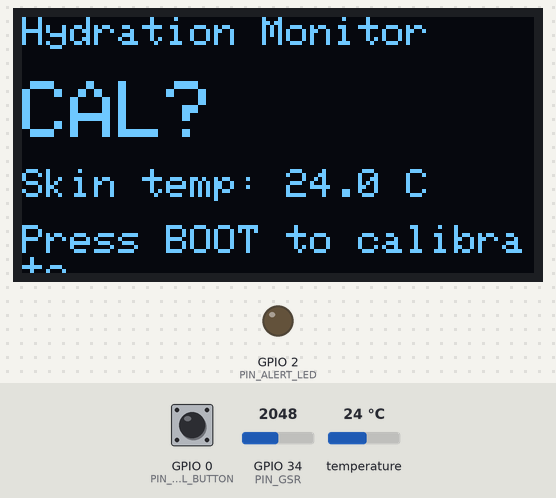
Bench run of a sketch on a simulated ESP32. On the bench: 128×64 one-colour display, output pins drawn as LEDs (lit = HIGH). Inputs (shaded band) come from the test bench; at power-on: GPIO 0 (PIN_CAL_BUTTON) HIGH, GPIO 34 (PIN_GSR) = 2048, temperature 24 °C (analog values on the 0–4095 scale). EEPROM starts erased; what the sketch prints to the serial monitor is not drawn.

Above: at 1.9 s.
2.0 s: GPIO 0 (PIN_CAL_BUTTON) pulled LOW for 0.15 s
At 4.1 s:
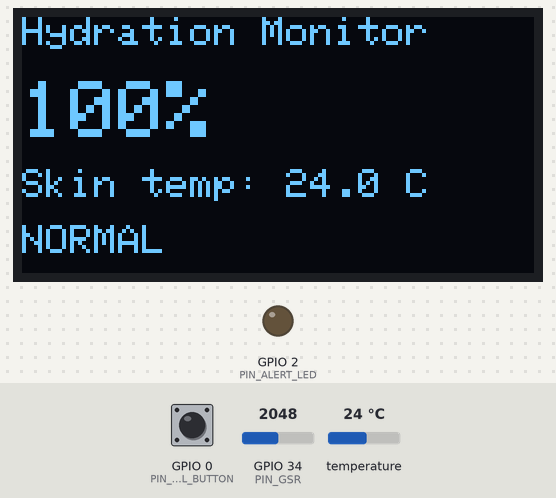
4.4 s: GPIO 34 (PIN_GSR) set to 3603
At 7.6 s:
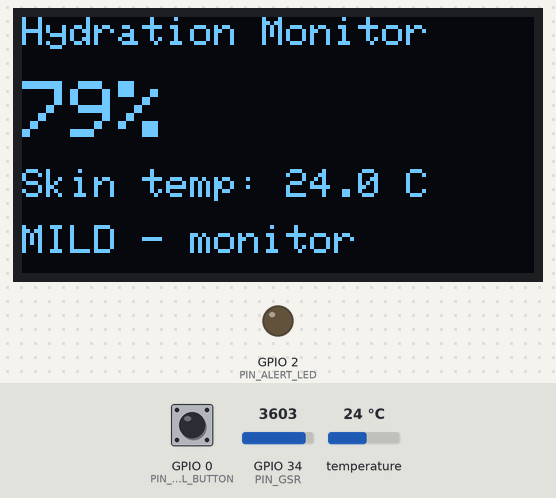
8.2 s: GPIO 34 (PIN_GSR) set to 2666
At 11.4 s:
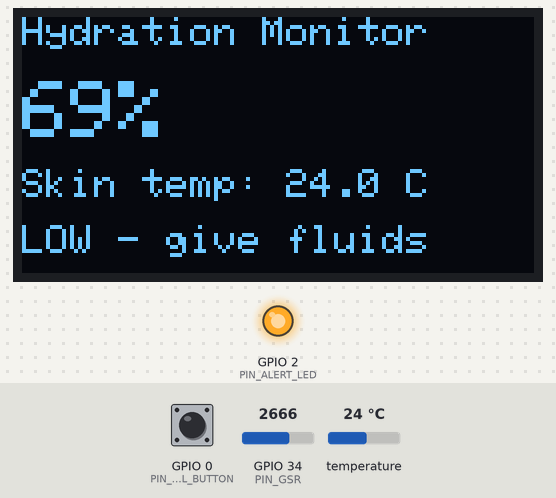
11.7 s: GPIO 34 (PIN_GSR) set to 2619
At 15.2 s:
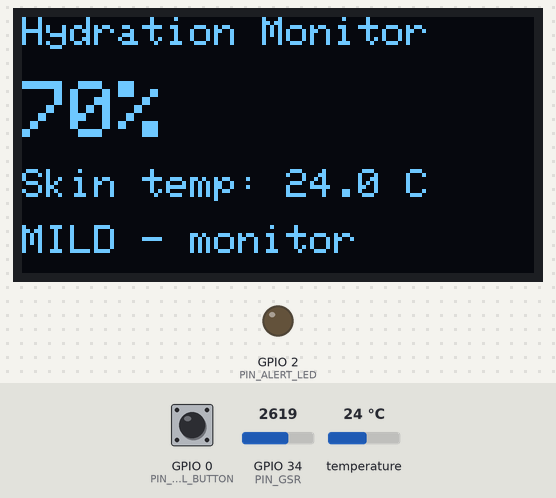
15.5 s: GPIO 0 (PIN_CAL_BUTTON) pulled LOW for 1 s
At 18.1 s:
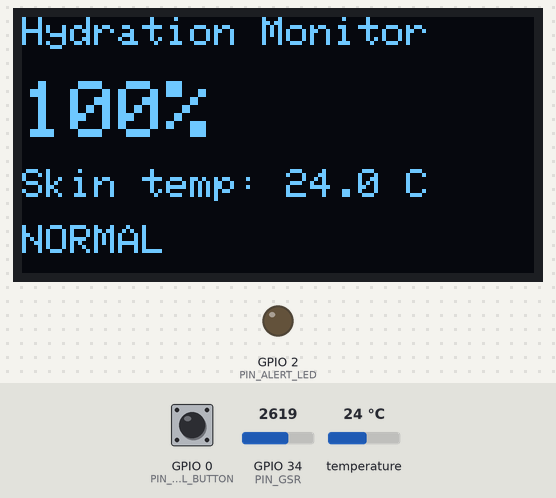
20.3 s: temperature set to 12 °C
At 21.8 s:
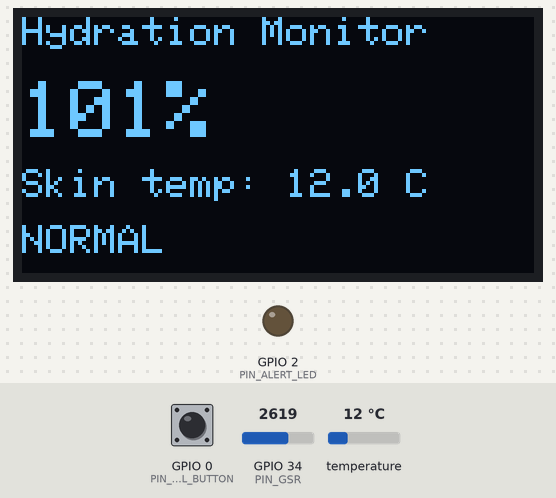
Timing chart, 0 to 23.3 s (numbered marks = the images above; inputs shaded):
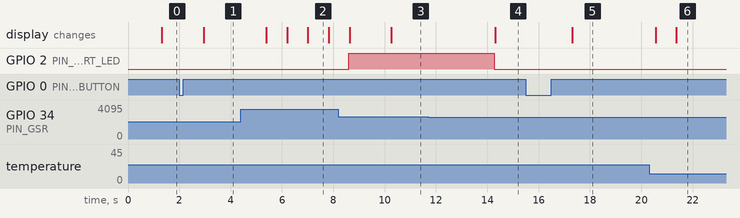

Measured:
- the behaviour switches between 2620 and 2619 on GPIO 34 (PIN_GSR) (found by bisection; images 3 and 4)
- after the input at 2.0 s, the display: changes after 0.96 s (image 1)
- after the input at 4.4 s, the display: first changes after 0.99 s (image 2 shows a later state)
- after the input at 11.7 s, GPIO 2 (PIN_ALERT_LED): HIGH → LOW after 2.6 s; the display: changes after 2.6 s (image 4)
- after the input at 15.5 s, the display: changes after 1.8 s (image 5)
- what the display in image 2 shows lasts 0.8 s, from 7.0 s to 7.8 s

The sketch:

HydrationMonitor.ino
```cpp
// Hydration Monitor - ESP32 prototype for estimating hydration in children
// GSR (skin conductance) + DS18B20 skin temperature -> hydration index on OLED
// Press the button once while the child is known to be well hydrated to set the baseline.

#include <Wire.h>
#include <OneWire.h>
#include <DallasTemperature.h>
#include <Adafruit_GFX.h>
#include <Adafruit_SSD1306.h>
#include <Preferences.h>

const int PIN_GSR = 34;         // GSR module analog out
const int PIN_TEMP = 4;         // DS18B20 data (4.7k pull-up to 3.3V)
const int PIN_CAL_BUTTON = 0;   // on-board BOOT button
const int PIN_ALERT_LED = 2;

// Some GSR modules output a lower voltage as conductance rises; set true for those.
const bool GSR_INVERTED = true;

const int GSR_SAMPLES = 64;
const float EMA_ALPHA = 0.1f;
const unsigned long UPDATE_MS = 500;

// Drop in conductance vs. baseline (percent) that maps to each status
const float MILD_DROP_PCT = 15.0f;
const float LOW_DROP_PCT = 30.0f;
// Elevated skin temperature makes dehydration more likely; tighten thresholds above this
const float FEVER_TEMP_C = 37.5f;

Adafruit_SSD1306 display(128, 64, &Wire, -1);
OneWire oneWire(PIN_TEMP);
DallasTemperature tempSensor(&oneWire);
Preferences prefs;

float conductanceEma = 0;
float baseline = 0;
unsigned long lastUpdate = 0;

float readConductance() {
  uint32_t sum = 0;
  for (int i = 0; i < GSR_SAMPLES; i++) {
    sum += analogReadMilliVolts(PIN_GSR);
    delayMicroseconds(200);
  }
  float mv = sum / (float)GSR_SAMPLES;
  return GSR_INVERTED ? (3300.0f - mv) : mv;
}

void saveBaseline(float value) {
  baseline = value;
  prefs.putFloat("baseline", baseline);
}

const char* classify(float dropPct, float tempC, bool& alert) {
  float feverFactor = tempC >= FEVER_TEMP_C ? 0.75f : 1.0f;
  if (dropPct >= LOW_DROP_PCT * feverFactor) {
    alert = true;
    return "LOW - give fluids";
  }
  if (dropPct >= MILD_DROP_PCT * feverFactor) {
    alert = false;
    return "MILD - monitor";
  }
  alert = false;
  return "NORMAL";
}

void drawScreen(float index, float tempC, const char* status) {
  display.clearDisplay();
  display.setTextColor(SSD1306_WHITE);

  display.setTextSize(1);
  display.setCursor(0, 0);
  display.print("Hydration Monitor");

  display.setTextSize(2);
  display.setCursor(0, 16);
  if (baseline > 0) {
    display.print((int)index);
    display.print("%");
  } else {
    display.print("CAL?");
  }

  display.setTextSize(1);
  display.setCursor(0, 38);
  display.print("Skin temp: ");
  display.print(tempC, 1);
  display.print(" C");

  display.setCursor(0, 52);
  display.print(baseline > 0 ? status : "Press BOOT to calibrate");

  display.display();
}

void setup() {
  Serial.begin(115200);
  pinMode(PIN_CAL_BUTTON, INPUT_PULLUP);
  pinMode(PIN_ALERT_LED, OUTPUT);
  analogReadResolution(12);

  if (!display.begin(SSD1306_SWITCHCAPVCC, 0x3C)) {
    Serial.println("SSD1306 not found - check wiring");
  }
  tempSensor.begin();

  prefs.begin("hydration", false);
  baseline = prefs.getFloat("baseline", 0);

  conductanceEma = readConductance();
}

void loop() {
  if (digitalRead(PIN_CAL_BUTTON) == LOW) {
    saveBaseline(conductanceEma);
    Serial.printf("Baseline set: %.1f\n", baseline);
    while (digitalRead(PIN_CAL_BUTTON) == LOW) delay(10);
  }

  unsigned long now = millis();
  if (now - lastUpdate < UPDATE_MS) return;
  lastUpdate = now;

  conductanceEma += EMA_ALPHA * (readConductance() - conductanceEma);

  tempSensor.requestTemperatures();
  float tempC = tempSensor.getTempCByIndex(0);

  // Index is conductance relative to the well-hydrated baseline (100% = baseline)
  float index = baseline > 0 ? (conductanceEma / baseline) * 100.0f : 0;
  float dropPct = max(0.0f, 100.0f - index);

  bool alert = false;
  const char* status = classify(dropPct, tempC, alert);
  digitalWrite(PIN_ALERT_LED, alert && baseline > 0);

  drawScreen(index, tempC, status);
  Serial.printf("gsr=%.1f index=%.1f%% temp=%.1fC status=%s\n", conductanceEma, index, tempC,
                baseline > 0 ? status : "uncalibrated");
}
```
